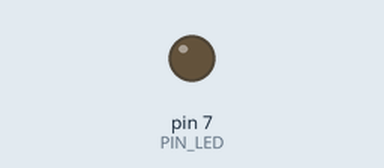
This sketch was run on a simulated Arduino Uno, built with avr-gcc and run on an emulated ATmega328P. Parts: output pins drawn as LEDs (lit = HIGH). Dashed ring = blinking. At 2.0 s the program stops and its outputs stay as they are.

Above: at 0.5 s.
At 1.85 s:
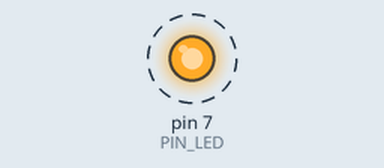
Timing chart, 0 to 3.0 s (numbered marks = the images above):
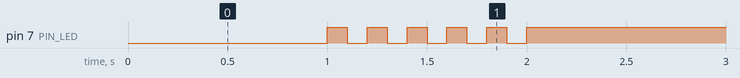

The sketch:

05_practice_2.ino
```cpp
#define PIN_LED 7

void setup() {
  pinMode(PIN_LED, OUTPUT);
}

void loop() {
  digitalWrite(PIN_LED, 0);
  delay(1000);

  for(int i = 1; i <= 10; i++){
    digitalWrite(PIN_LED, i%2);
    delay(100);
  }

  digitalWrite(PIN_LED, 1);

  while(1){  }
}
```

Measured:
- by itself, pin 7 (PIN_LED): alternates HIGH for 0.10 s and LOW for 0.10 s, 11 changes in all, then stays HIGH
